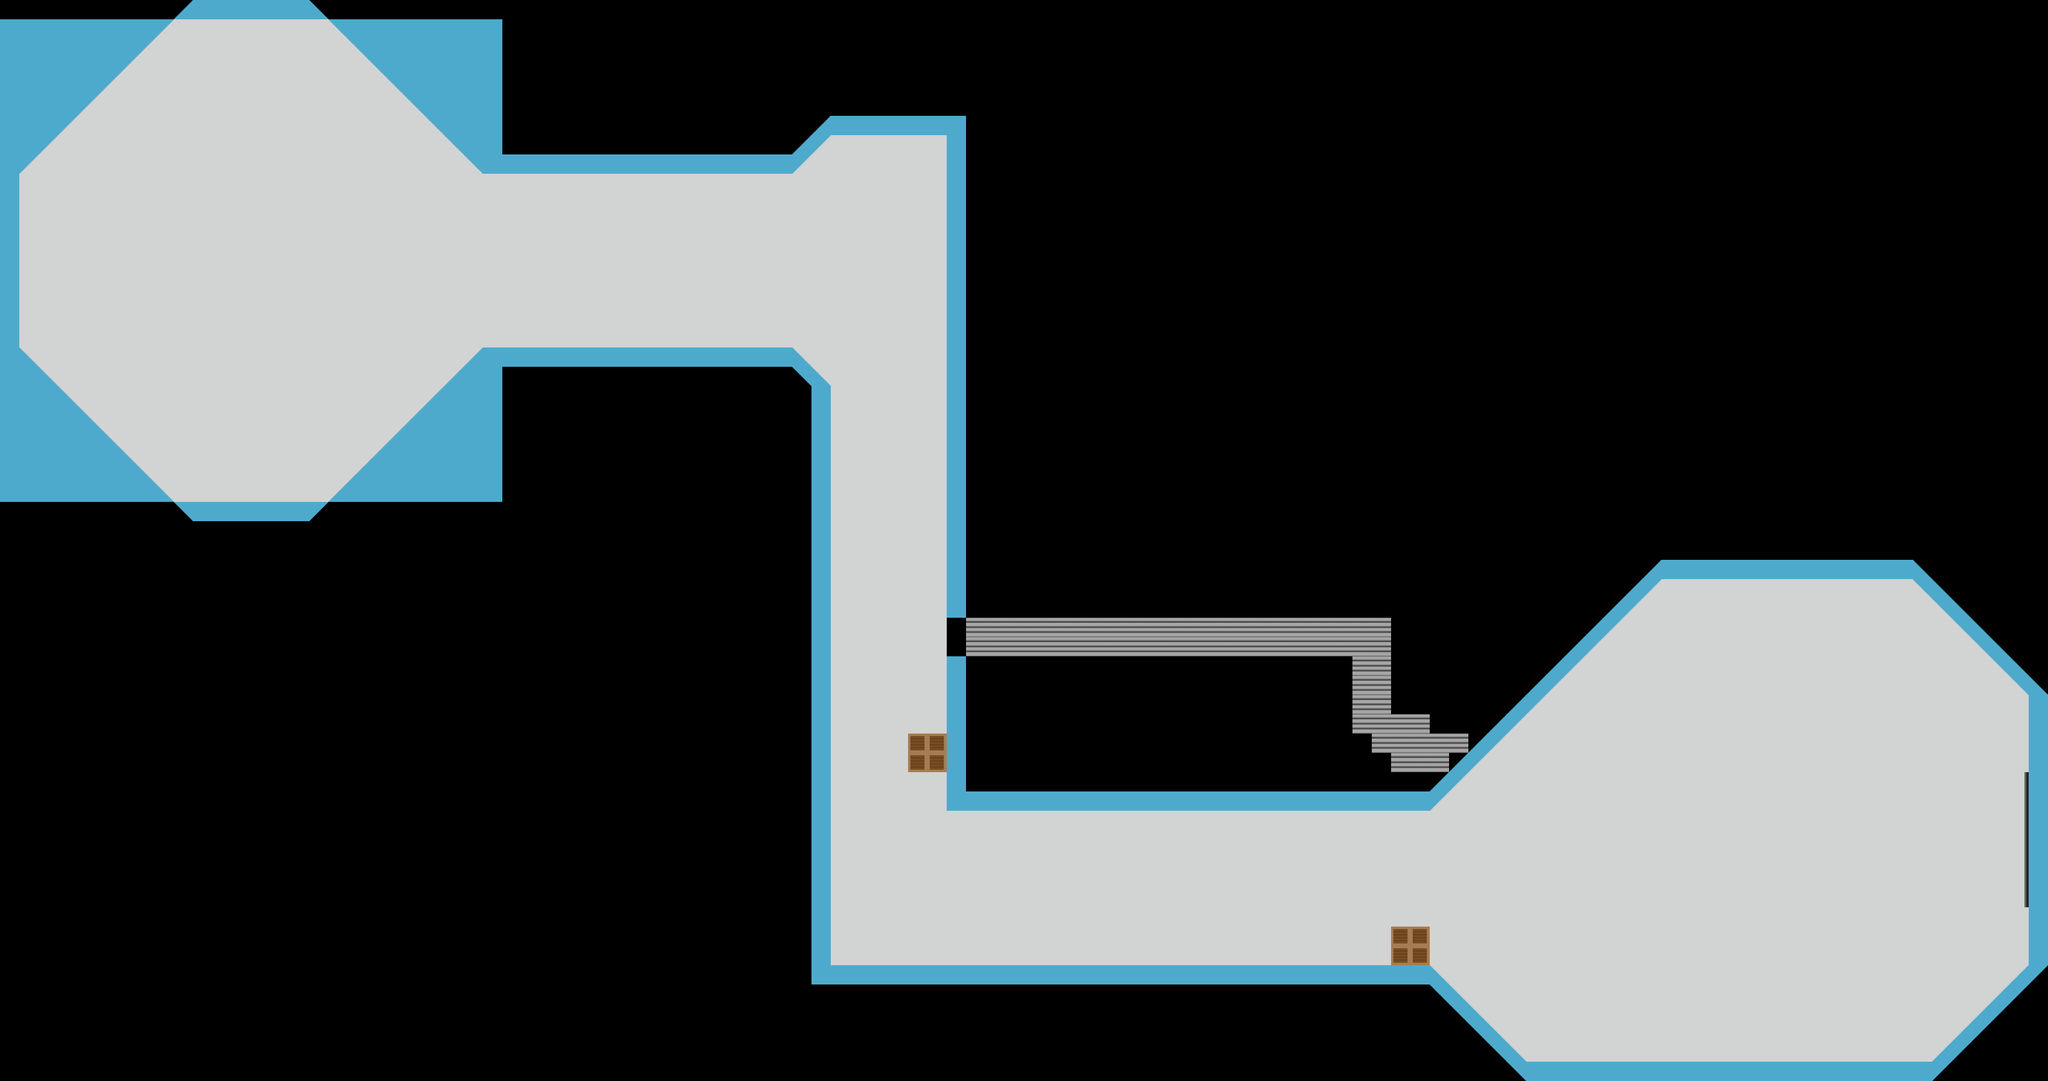

This is a level from a 2D game, rendered from its Tiled map with the project's own tilesets. A one-line summary and the map file follow, with tile-layer data summarised:
An orthogonal 106x56 tile map with 32x32 px tiles, 2 tile layers (tiles, door) and 49 objects (5x enemy, 5x trigger, 2x hackablecomponent, 2x block).

<map version="1.0" orientation="orthogonal" renderorder="right-down" width="106" height="56" tilewidth="32" tileheight="32">
 <tileset firstgid="1" name="temptiles" tilewidth="32" tileheight="32" spacing="2" margin="1">
  <image source="temptiles.png" width="170" height="170" />
  <tile id="17">
   <properties>
    <property name="hidden" value="true" />
   </properties>
  </tile>
  <tile id="20">
   <properties>
    <property name="type" value="hackable" />
   </properties>
  </tile>
 </tileset>
 <layer name="tiles" width="106" height="56">
  <data>[5936 cells, 2256 non-empty, 12 distinct tile ids]</data>
 </layer>
 <layer name="door" width="106" height="56">
  <data>[5936 cells, 7 non-empty, 1 distinct tile ids]</data>
 </layer>
 <objectgroup name="entities">
  <object name="enemy" x="1500" y="1440" width="32" height="32">
   <properties>
    <property name="aitype" value="chase" />
    <property name="target_x" value="1500" />
    <property name="target_y" value="1290" />
   </properties>
  </object>
  <object name="enemy" x="2910" y="1024" width="32" height="32">
   <properties>
    <property name="aitype" value="shoot" />
    <property name="target_x" value="2910" />
    <property name="target_y" value="1600" />
   </properties>
  </object>
  <object name="enemy" x="1888" y="1440" width="32" height="32">
   <properties>
    <property name="aitype" value="shoot" />
    <property name="target_x" value="1600" />
    <property name="target_y" value="1440" />
   </properties>
  </object>
  <object name="enemy" x="3041" y="1695" width="32" height="32">
   <properties>
    <property name="aitype" value="shoot" />
    <property name="target_x" value="3041" />
    <property name="target_y" value="1024" />
   </properties>
  </object>
  <object name="trigger" x="2431.61" y="1216.19">
   <properties>
    <property name="action" value="enablehidden" />
   </properties>
   <polygon points="0,0 -44.7043,41.2655 -45.0864,63.0445 -31.7133,63.4266 33.2416,-0.764175" />
  </object>
  <object name="trigger" x="2498.09" y="1216.19">
   <properties>
    <property name="action" value="disablehidden" />
   </properties>
   <polygon points="0,0 -64.9549,63.0445 0,62.6624" />
  </object>
  <object name="trigger" x="1600.63" y="1022.75" width="19.8686" height="65.337">
   <properties>
    <property name="action" value="enablehidden" />
   </properties>
  </object>
  <object name="trigger" x="1554.93" y="1023.96" width="12.71" height="63.6637">
   <properties>
    <property name="action" value="disablehidden" />
   </properties>
  </object>
  <object name="hackablecomponent" x="1568" y="1024" width="32" height="64">
   <properties>
    <property name="image" value="vent" />
    <property name="type" value="hack" />
   </properties>
  </object>
  <object name="enemy" x="1470" y="325" width="32" height="32">
   <properties>
    <property name="aitype" value="chase" />
    <property name="target_x" value="1470" />
    <property name="target_y" value="1200" />
   </properties>
  </object>
  <object name="hackablecomponent" x="3352.7" y="1279.67" width="18.2875" height="226.412">
   <properties>
    <property name="type" value="crack" />
   </properties>
  </object>
  <object name="trigger" x="3385.57" y="1283.04" width="12.2734" height="216.201">
   <properties>
    <property name="action" value="gotoendscreen" />
   </properties>
  </object>
 </objectgroup>
 <objectgroup name="collision">
  <object x="1343.09" y="640.426" width="30.1775" height="990.486" />
  <object x="1567.7" y="222.915" width="32.425" height="800.96" />
  <object x="1599.14" y="1307.15" width="765.404" height="35.3017" />
  <object x="1372.88" y="1600.8" width="996.47" height="30.4878" />
  <object name="block" x="1502.86" y="1214.09" width="70.6033" height="67.3941" />
  <object x="2370.78" y="1604.52">
   <polygon points="-2.06804,-3.10206 158.205,157.171 156.206,187.985 -5.1701,24.8165" />
  </object>
  <object x="2526" y="1760" width="674" height="32" />
  <object x="3359.35" y="1600.49">
   <polygon points="0,0 -161.189,159.741 -162.637,187.732 31.8517,0.482602" />
  </object>
  <object x="2753.81" y="960.978">
   <polygon points="-320.237,317.65 -390.423,385.062 -388.636,352.006 -359.821,319.056" />
  </object>
  <object x="2750.24" y="925.241" width="417.225" height="33.9498" />
  <object x="3170.14" y="929.708">
   <polygon points="-3.57366,-5.36049 224.247,225.141 193.871,226.928 -4.33117,28.2105" />
  </object>
  <object name="block" x="2304" y="1536" width="64" height="64" />
  <object x="28.8007" y="290.064">
   <polygon points="0,0 255,-255 -2,-257" />
  </object>
  <object x="30.8578" y="578.07">
   <polygon points="0,0 253,254 -2,254" />
  </object>
  <object x="545.155" y="32.915">
   <polygon points="0,0 253,-1 255,251" />
  </object>
  <object x="576.013" y="831.105">
   <polygon points="-35,0 222,-257 224,-3" />
  </object>
  <object x="253.495" y="0.457519" width="320" height="32" />
  <object x="-5.65686" y="268.895" width="36" height="318" />
  <object x="275.082" y="835.119" width="280.941" height="29" />
  <object x="798.217" y="257.383" width="514.27" height="28.8007" />
  <object x="1375.98" y="193.184">
   <polygon points="0,0 -68.3434,68.3434 -71.0771,96.5919 0.911245,29.1598" />
  </object>
  <object x="1375.98" y="193.184" width="223.255" height="30.9823" />
  <object x="796.428" y="575.907" width="512.12" height="31.8936" />
  <object x="1312.19" y="577.729">
   <polygon points="-2.73373,-1.82249 64.6984,62.8759 31.8936,63.7871 -2.73373,28.2486" />
  </object>
  <object x="1601.53" y="1000.62" width="717.878" height="19.8141" />
  <object x="1603.82" y="1089.28" width="634.939" height="26.1245" />
  <object x="2217.17" y="1121.08" width="21.5811" height="114.721" />
  <object x="2238.37" y="1216.89" width="31.8037" height="56.7924" />
  <object x="2268.3" y="1249.07" width="34.0754" height="32.9396" />
  <object x="2286.46" y="1280.1" width="109.041" height="28.3962" />
  <object x="2304.63" y="1003.71" width="31.8037" height="178.328" />
  <object x="2368.55" y="1157.81" width="126.934" height="57.9282" />
  <object x="1569.34" y="1088.69" width="30.9775" height="254.738" />
  <object x="2496.59" y="1217.63">
   <polygon points="0.382088,-2.29253 260.109,-261.245 255.566,-291.913 -6.81508,-35.2113" />
  </object>
  <object x="2337.23" y="1121.05" width="31.7133" height="63.0445" />
  <object x="3358.19" y="1501.13" width="30.2115" height="98.1873" />
  <object x="3359.14" y="1154.65" width="33.0438" height="125.566" />
 </objectgroup>
</map>
